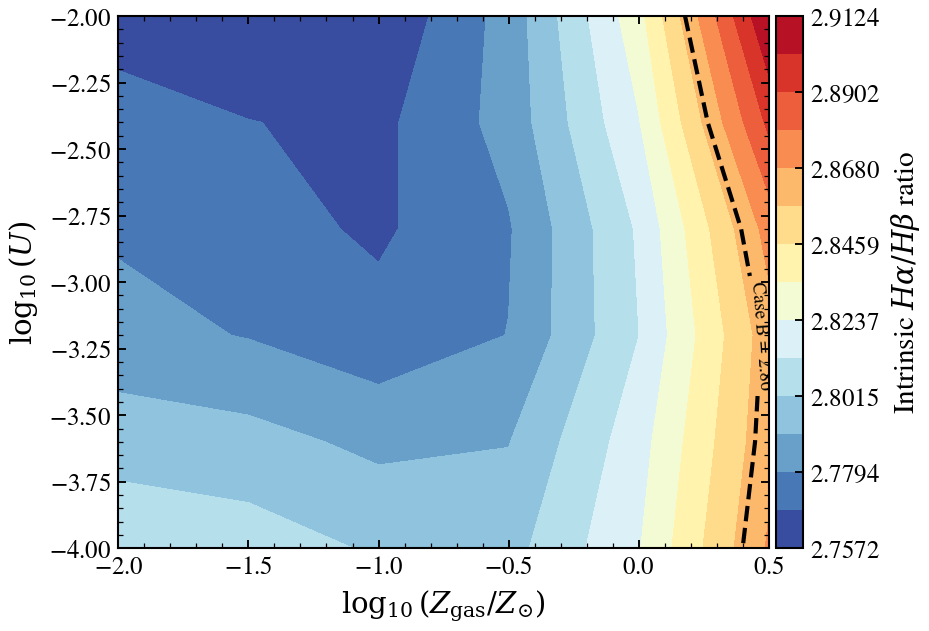

Reproduce this figure in Python.
"""
Case B Hα/Hβ ratio across ionization and metallicity
=====================================================

In the dust-free limit with Case B recombination (T_e=10,000 K, n_e=100 cm^-3),
the intrinsic Hα/Hβ ratio is 2.86, nearly independent of ionization parameter
and metallicity below ~0.5 Zsun (Storey & Hummer 1995, MNRAS 272, 41). This
diagnostic checks that tengri's Cue nebular emulator reproduces the canonical
value across its (logU, logZ_gas) grid, identifying any library drift or
implementation errors.

We build a young star-forming model with bare-stellar SSP, disable dust and
photon escape, then compute the intrinsic line ratio for all combinations
of logU ∈ [−4, −2] and logZ_gas ∈ [−2, 0.5].
"""

import warnings

import jax
import jax.numpy as jnp
import matplotlib as mpl
import matplotlib.pyplot as plt
import numpy as np

import tengri
from tengri.analysis.plotting import setup_style

setup_style()
warnings.filterwarnings("ignore", message=".*BakedInBackend.*")

# Load bare-stellar SSP (Cue requirement)
ssp = tengri.load_ssp("fsps_prsc_miles_chabrier")

# Build young SF model: logU and logZ_gas free, all else fixed to young/dust-free defaults
model = tengri.SEDModel.build(
    ssp,
    sfh={
        "type": "dpl",
        "*": tengri.FIXED,
        "alpha": 5.0,           # steep early assembly
        "beta": 2.0,
        "tau_gyr": 1.0,
        "log_peak_sfr": 1.5,
    },
    dust={"type": "two_component", "*": tengri.FIXED, "tau_diff": 0.0, "tau_bc": 0.0},
    neb={"type": "cue", "*": tengri.FIXED,
         "neb_logU": tengri.Uniform(-4.0, -2.0),
         "neb_logZ_gas": tengri.Uniform(-2.0, 0.5),
         "neb_fesc": 0.0,
         "neb_fesc_lya": 0.0},
    redshift=tengri.Fixed(0.0),
)

baseline = dict(model.spec.sample(jax.random.PRNGKey(0)))

# Grid over logU and logZ_gas
log_u_vals = np.linspace(-4.0, -2.0, 6)
log_z_vals = np.linspace(-2.0, 0.5, 6)

# Compute Hα/Hβ ratio for each (logU, logZ_gas) pair
ratio_grid = np.zeros((len(log_u_vals), len(log_z_vals)))
for i, log_u in enumerate(log_u_vals):
    for j, log_z in enumerate(log_z_vals):
        params = {
            **baseline,
            "neb_logU": jnp.float64(log_u),
            "neb_logZ_gas": jnp.float64(log_z),
        }
        lines = model.predict_emission_lines(params)
        h_alpha = float(lines.halpha)
        h_beta = float(lines.hbeta)
        ratio_grid[i, j] = h_alpha / h_beta if h_beta > 0 else np.nan

# Plot 2D contour of Hα/Hβ with Case B reference
fig, ax = plt.subplots(figsize=(6.5, 4.5))

# Contourf with 15 levels
levels = np.linspace(np.nanmin(ratio_grid), np.nanmax(ratio_grid), 15)
cf = ax.contourf(log_z_vals, log_u_vals, ratio_grid, levels=levels, cmap="RdYlBu_r")

# Overlay contour line at the Case B reference value
case_b_ratio = 2.86
cs = ax.contour(log_z_vals, log_u_vals, ratio_grid, levels=[case_b_ratio],
               colors="black", linewidths=2.0, linestyles="--")
ax.clabel(cs, inline=True, fontsize=9, fmt=f"Case B = {case_b_ratio:.2f}")

ax.set_xlabel(r"$\log_{10}(Z_{\mathrm{gas}}/Z_{\odot})$")
ax.set_ylabel(r"$\log_{10}(U)$")
cbar = fig.colorbar(cf, ax=ax, pad=0.01)
cbar.set_label(r"Intrinsic $H\alpha / H\beta$ ratio")

fig.tight_layout()
plt.savefig("plot_diag_case_b_balmer_ratio.png", dpi=150, bbox_inches="tight")
